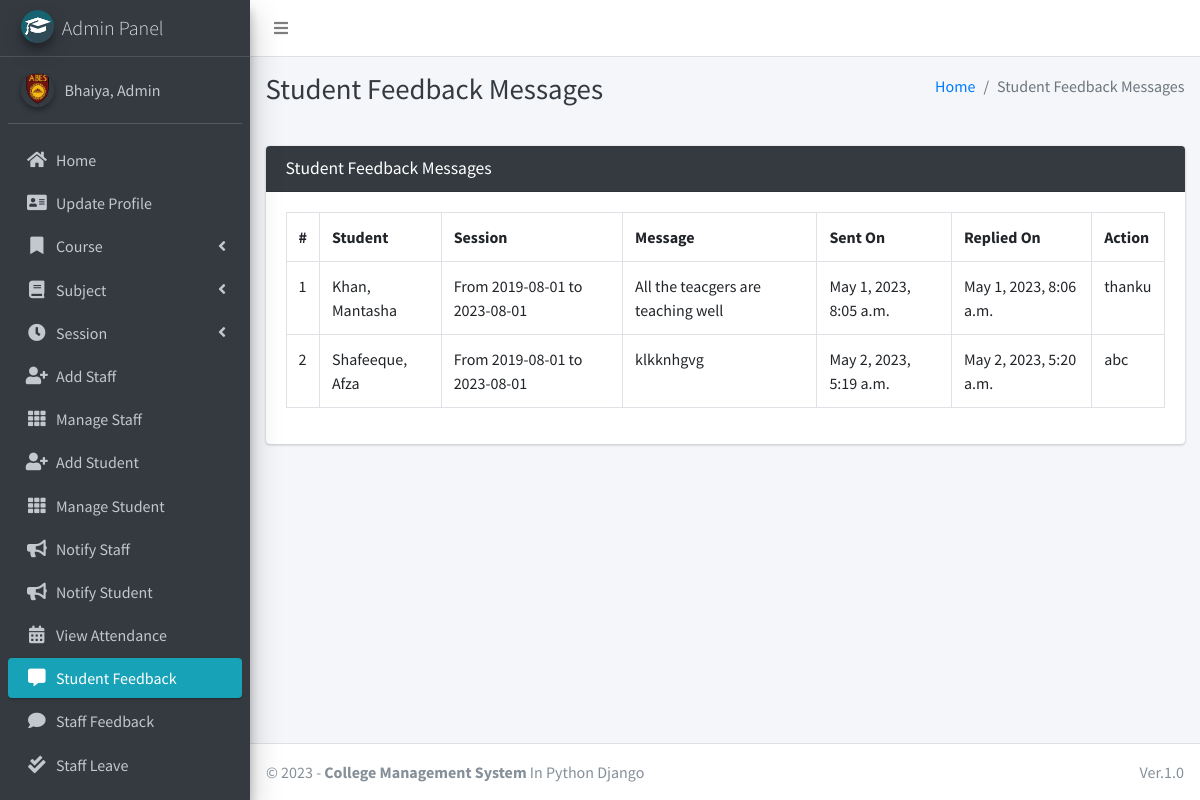
The app's page /student/view/feedback/ (signed in) with its own data.
### main_app/models.py (models this page shows)
class CustomUser(AbstractUser):
    USER_TYPE = ((1, "HOD"), (2, "Staff"), (3, "Student"))
    GENDER = [("M", "Male"), ("F", "Female")]
    username = None  # Removed username, using email instead
    email = models.EmailField(unique=True)
    user_type = models.CharField(default=1, choices=USER_TYPE, max_length=1)
    gender = models.CharField(max_length=1, choices=GENDER)
    profile_pic = models.ImageField()
    address = models.TextField()
    fcm_token = models.TextField(default="")  # For firebase notifications
    created_at = models.DateTimeField(auto_now_add=True)
    updated_at = models.DateTimeField(auto_now=True)
    USERNAME_FIELD = "email"
    REQUIRED_FIELDS = []
    objects = CustomUserManager()
    def __str__(self):
        return self.last_name + ", " + self.first_name

class FeedbackStudent(models.Model):
    student = models.ForeignKey(Student, on_delete=models.CASCADE)
    feedback = models.TextField()
    reply = models.TextField()
    created_at = models.DateTimeField(auto_now_add=True)
    updated_at = models.DateTimeField(auto_now=True)

class Student(models.Model):
    admin = models.OneToOneField(CustomUser, on_delete=models.CASCADE)
    course = models.ForeignKey(Course, on_delete=models.DO_NOTHING, null=True, blank=False)
    session = models.ForeignKey(Session, on_delete=models.DO_NOTHING, null=True)
    def __str__(self):
        return self.admin.last_name + ", " + self.admin.first_name

class Session(models.Model):
    start_year = models.DateField()
    end_year = models.DateField()
    def __str__(self):
        return "From " + str(self.start_year) + " to " + str(self.end_year)

### main_app/hod_views.py (the view, shortened to what this page needs)
# urls.py: path("student/view/feedback/", hod_views.student_feedback_message,
@csrf_exempt
def student_feedback_message(request):
    if request.method != 'POST':
        feedbacks = FeedbackStudent.objects.all()
        context = {
            'feedbacks': feedbacks,
            'page_title': 'Student Feedback Messages'
        }
        return render(request, 'hod_template/student_feedback_template.html', context)

### main_app/templates/hod_template/student_feedback_template.html (shortened to what this page needs)
{% extends 'main_app/base.html' %}
{% load static %}
{% block page_title %}{{page_title}}{% endblock page_title %}
{% block content %}
<section class="content">
    <div class="container-fluid">
        <div class="row">
            <div class="col-md-12">
                <div class="card card-dark">
                    <div class="card-header">
                        <h3 class="card-title">{{page_title}}</h3>
                    </div>
                    <div class="table card-body">
                        <table class="table table-bordered table-hover">
                            <tr>
                                <th>#</th>
                                <th>Student</th>
                                <th>Session</th>
                                <th>Message</th>
                                <th>Sent On</th>
                                <th>Replied On</th>
                                <th>Action</th>
                            </tr>
                            {% for feedback in  feedbacks %}
                              <tr>
                                  <td>{{forloop.counter}}</td>
                                  <td>{{feedback.student}}</td>
                                  <td>{{feedback.student.session}}</td>
                                  <td>{{feedback.feedback}}</td>
                                      {% if feedback.reply == "" %}
                                      <td>{{feedback.created_at}}</td>
                                      <td><span  class='badge badge-warning'>Pending Response</span></td>
                                           <td> <button data-toggle = "modal" data-target = "#reply_modal" value="{{feedback.id}}" class="btn btn-success reply_open_modal">Reply</button>
                                          {% else %}
                                          <td>{{feedback.created_at}}</td>
                                          <td>{{feedback.updated_at}}</td>
                                            <td>{{feedback.reply}}</td>
                                      {% endif %}
                              </tr>
                            {% endfor %}
                        </table>
                    </div>
                    </div>
            </div>
        </div>
    </div>
</section>
{% endblock content %}

### main_app/templates/main_app/sidebar_template.html (shortened to what this page needs)
{% load static %}
<aside class="main-sidebar sidebar-dark-info elevation-4">
    {% if request.user.user_type == '1' %}
    <a href="{% url 'admin_home' %}" class="brand-link">
        <img src="{% static 'dist/img/cmsl.png' %} " alt="AdminLTE Logo"
            class="brand-image img-circle elevation-3" >
        <span class="brand-text font-weight-light">Admin Panel</span>
    </a>
    <div class="sidebar">
        <div class="user-panel mt-3 pb-3 mb-3 d-flex">
            <div class="image">
                <img src="{{ request.user.profile_pic}}" class="img-circle elevation-2" alt="User Image">
            </div>
            <div class="info">
                <a href="#" class="d-block">{{user}}</a>
            </div>
        </div>
        <nav class="mt-2">
            <ul class="nav nav-pills nav-sidebar flex-column" data-widget="treeview" role="menu" data-accordion="false">
                <li class="nav-item">
                    {% url 'admin_home' as admin_home %}
                    <a href="{{admin_home}}" class="nav-link {% if admin_home == request.path %} active {% endif %}">
                        <i class="nav-icon fas fa-home"></i>
                        <p>
                            Home
                        </p>
                    </a>
                </li>
                <li class="nav-item">
                    {% url 'admin_view_profile' as admin_view_profile %}
                    <a href="{{admin_view_profile}}"
                        class="nav-link {% if admin_view_profile == request.path %} active {% endif %}">
                        <i class="nav-icon fas fa-address-card"></i>
                        <p>
                            Update Profile
                        </p>
                    </a>
                </li>
                <li class="nav-item has-treeview">
                    <a href="#" class="nav-link">
                        <i class="nav-icon fas fa-bookmark"></i>
                        <p>
                            Course
                            <i class="fas fa-angle-left right"></i>
                        </p>
                    </a>
                </li>
                <li class="nav-item has-treeview">
                    <a href="#" class="nav-link">
                        <i class="nav-icon fas fa-book"></i>
                        <p>
                            Subject
                            <i class="fas fa-angle-left right"></i>
                        </p>
                    </a>
                </li>
                <li class="nav-item has-treeview">
                    <a href="#" class="nav-link">
                        <i class="nav-icon fas fa-clock"></i>
                        <p>
                            Session
                            <i class="fas fa-angle-left right"></i>
                        </p>
                    </a>
                </li>
                <li class="nav-item">
                    {% url 'add_staff' as add_staff %}
                    <a href="{{add_staff}}" class="nav-link {% if add_staff == request.path %} active {% endif %}">
                        <i class="nav-icon fas fa-user-plus"></i>
                        <p>
                            Add Staff
                        </p>
                    </a>
                </li>
                <li class="nav-item">
                    {% url 'manage_staff' as manage_staff %}
                    {% url 'edit_staff' staff_id as edit_staff %}
                    <a href="{{manage_staff}}"
                        class="nav-link {% if manage_staff == request.path or request.path == edit_staff %} active {% endif %}">
                        <i class="nav-icon fas fa-th"></i>
                        <p>
                            Manage Staff
                        </p>
                    </a>
                </li>
                <li class="nav-item">
                    {% url 'add_student' as add_student%}
                    <a href="{{add_student}}" class="nav-link  {% if add_student == request.path %} active {% endif %}">
                        <i class="nav-icon fas fa-user-plus"></i>
                        <p>
                            Add Student
                        </p>
                    </a>
                </li>
                <li class="nav-item">
                    {% url 'manage_student' as manage_student %}
                    {% url 'edit_student' student_id as edit_student %}
                    <a href="{{manage_student}}"
                        class="nav-link  {% if edit_student == request.path or manage_student == request.path %} active {% endif %}">
                        <i class="nav-icon fas fa-th"></i>
                        <p>
                            Manage Student
                        </p>
                    </a>
                </li>
                <li class="nav-item">
                    {% url 'admin_notify_staff' as admin_notify_staff %}
                    <a href="{{admin_notify_staff}}"
                        class="nav-link {% if admin_notify_staff == request.path %} active {% endif %}">
                        <i class="nav-icon fas fa-bullhorn"></i>
                        <p>
                            Notify Staff
                        </p>
                    </a>
                </li>
                <li class="nav-item">
                    {% url 'admin_notify_student' as admin_notify_student %}
                    <a href="{{admin_notify_student}}"
                        class="nav-link {% if admin_notify_student == request.path %} active {% endif %}">
                        <i class="nav-icon fas fa-bullhorn"></i>
                        <p>
                            Notify Student
                        </p>
                    </a>
                </li>
                <li class="nav-item">
                    {% url 'admin_view_attendance' as admin_view_attendance %}
                <li class="nav-item">
                    <a href="{{admin_view_attendance}}"
                        class="nav-link  {% if admin_view_attendance == request.path %} active {% endif %}">
                        <i class="nav-icon fas fa-calendar-alt"></i>
                        <p>
                            View Attendance
                        </p>
                    </a>
                </li>
                <li class="nav-item">
                    {% url 'student_feedback_message' as student_feedback_message %}
                    <a href="{{ student_feedback_message }}"
                        class="nav-link  {% if student_feedback_message == request.path %} active {% endif %}">
                        <i class="nav-icon fas fa-comment-alt"></i>
                        <p>
                            Student Feedback
                        </p>
                    </a>
                </li>
                <li class="nav-item">
                    {% url 'staff_feedback_message' as staff_feedback_message %}
                    <a href="{{staff_feedback_message}}"
                        class="nav-link   {% if staff_feedback_message == request.path %} active {% endif %}">
                        <i class="nav-icon fas fa-comment"></i>
                        <p>
                            Staff Feedback
                        </p>
                    </a>
                </li>
                <li class="nav-item">
                    {% url 'view_staff_leave' as view_staff_leave %}
                    <a href="{{view_staff_leave}}"
                        class="nav-link  {% if view_staff_leave == request.path %} active {% endif %}">
                        <i class="nav-icon fas fa-check-double"></i>
                        <p>
                            Staff Leave
                        </p>
                    </a>
                </li>
                <li class="nav-item">
                    {% url 'view_student_leave' as view_student_leave %}
                    <a href="{% url 'view_student_leave' %}"
                        class="nav-link  {% if view_student_leave == request.path %} active {% endif %}">
                    </a>
                </li>
                                        {% endif %}
                                    </ul>
                                </nav>
                            </div>
</aside>

### records on screen
CustomUser: user.profile_pic (picture), last_name+first_name "Bhaiya, Admin"
FeedbackStudent: student "Khan, Mantasha", student.session "From 2019-08-01 to 2023-08-01", feedback "All the teacgers are teaching well", created_at "May 1, 2023, 8:05 a.m.", updated_at "May 1, 2023, 8:06 a.m.", reply "thanku"
FeedbackStudent: student "Shafeeque, Afza", student.session "From 2019-08-01 to 2023-08-01", feedback "klkknhgvg", created_at "May 2, 2023, 5:19 a.m.", updated_at "May 2, 2023, 5:20 a.m.", reply "abc"

### other values on screen
{{ page_title }} "Student Feedback Messages"
